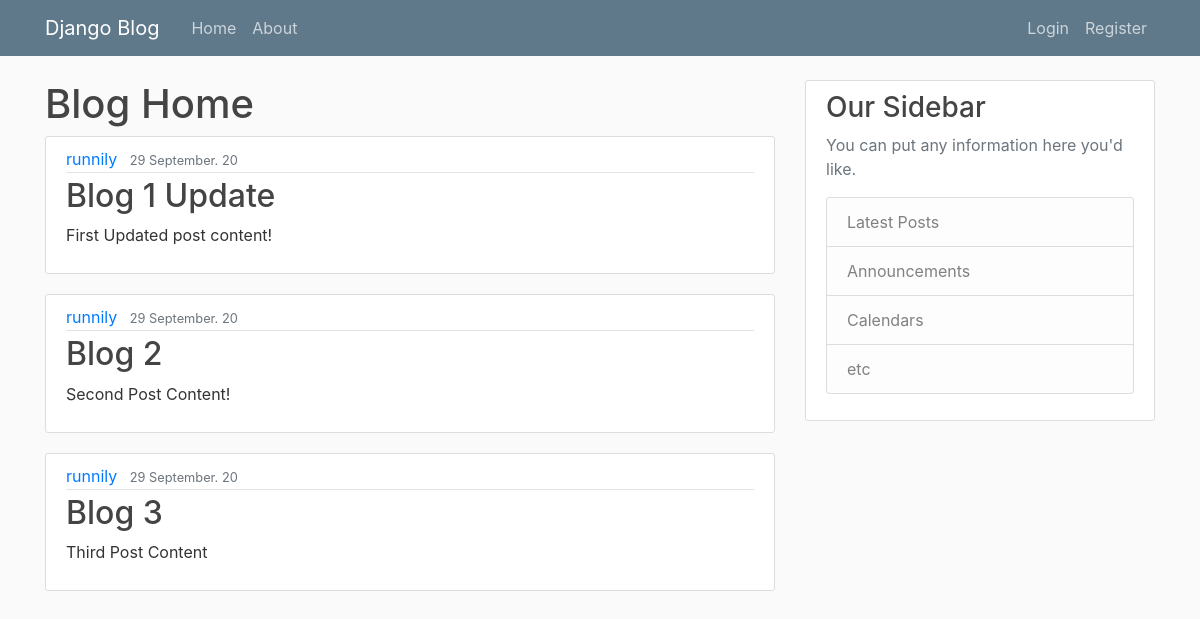
The page / on the database its author committed.
### blog/models.py (models this page shows, shortened)
class Post(models.Model):
    title = models.CharField(max_length=100)
    content = models.TextField()
    date_posted = models.DateTimeField(default=timezone.now)
    author = models.ForeignKey(User, on_delete=models.CASCADE)

### blog/views.py (the view)
# urls.py: path('', views.home, name="blog-home"), #This allows us to go to home
def home(request):
    context = {
        'posts': Post.objects.all()
    }
    return render(request, 'blog/home.html',  context)

### blog/templates/blog/home.html
{%extends "blog/base.html" %}
{% block content %}
    <h1> Blog Home </h1>
    {% for post in posts %}
    <article class="media content-section">
        <div class="media-body">
          <div class="article-metadata">
            <a class="mr-2" href="#">{{ post.author }}</a>
            <small class="text-muted">{{ post.date_posted|date:"d F. y" }}</small>
          </div>
          <h2><a class="article-title" href="#">{{ post.title }}</a></h2>
          <p class="article-content">{{ post.content }}</p>
        </div>
    </article>
    {%endfor%}
{% endblock content %}

### blog/templates/blog/base.html (shortened to what this page needs)
{%load static%}
<!doctype html>
<html lang="en">
  <head>
    <link rel="stylesheet" href="https://maxcdn.bootstrapcdn.com/bootstrap/4.0.0/css/bootstrap.min.css">
    <link rel="stylesheet" type="text/css" href="{%static 'blog/main.css'%}">
  </head>
  <body>
    <header class="site-header">
        <nav class="navbar navbar-expand-md navbar-dark bg-steel fixed-top">
          <div class="container">
            <a class="navbar-brand mr-4" href="/">Django Blog</a>
            <div class="collapse navbar-collapse" id="navbarToggle">
              <div class="navbar-nav mr-auto">
                <a class="nav-item nav-link" href="{% url 'blog-home' %}">Home</a>
                <a class="nav-item nav-link" href="{% url 'blog-about' %}">About</a>
              </div>
              <div class="navbar-nav">
                {%if user.is_authenticated%}
                <a class="nav-item nav-link" href="{%url 'profile'%}">Profile</a>
                <a class="nav-item nav-link" href="{%url 'logout'%}">Logout</a>
                {%else%}
                  <a class="nav-item nav-link" href="{%url 'login'%}">Login</a>
                  <a class="nav-item nav-link" href="{%url 'register'%}">Register</a>
                {%endif%}
              </div>
            </div>
          </div>
        </nav>
    </header>
    <main role="main" class="container">
        <div class="row">
          <div class="col-md-8">
            {% block content %}{% endblock %}
          </div>
          <div class="col-md-4">
            <div class="content-section">
              <h3>Our Sidebar</h3>
              <p class='text-muted'>You can put any information here you'd like.
                <ul class="list-group">
                  <li class="list-group-item list-group-item-light">Latest Posts</li>
                  <li class="list-group-item list-group-item-light">Announcements</li>
                  <li class="list-group-item list-group-item-light">Calendars</li>
                  <li class="list-group-item list-group-item-light">etc</li>
                </ul>
              </p>
            </div>
          </div>
        </div>
    </main>
  </body>
</html>

### blog/static/blog/main.css (style rules this page uses)
body { background: #fafafa; color: #333333; margin-top: 5rem; }
h1, h2, h3, h4, h5, h6 { color: #444444; }
ul { margin: 0; }
.bg-steel { background-color: #5f788a; }
.site-header .navbar-nav .nav-link { color: #cbd5db; }
.content-section { background: #ffffff; padding: 10px 20px; border: 1px solid #dddddd; border-radius: 3px; margin-bottom: 20px; }
.article-title { color: #444444; }
.article-content { white-space: pre-line; }
.article-metadata { padding-bottom: 1px; margin-bottom: 4px; border-bottom: 1px solid #e3e3e3 }

### rows shown on the page
Post: author "runnily", date_posted "29 September. 20", title "Blog 1 Update", content "First Updated post content!"
Post: author "runnily", date_posted "29 September. 20", title "Blog 2", content "Second Post Content!"
Post: author "runnily", date_posted "29 September. 20", title "Blog 3", content "Third Post Content"
